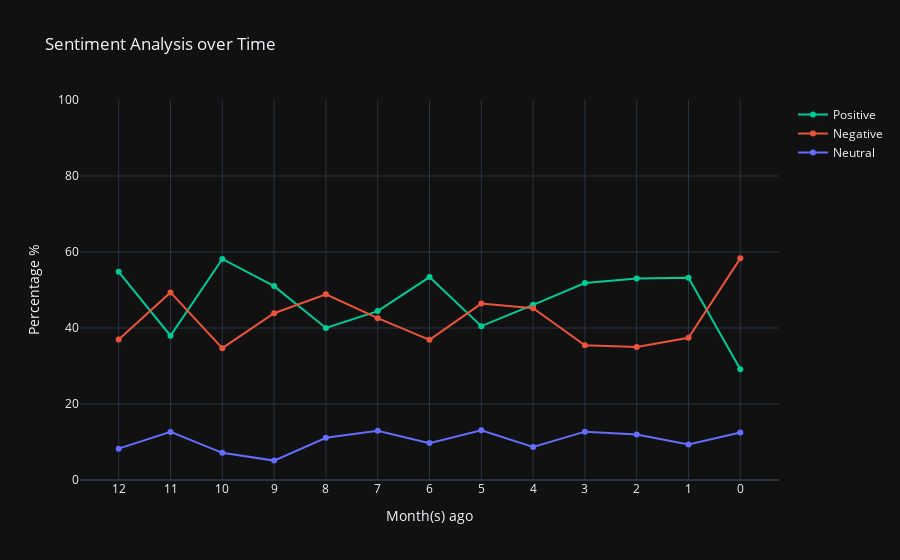

Source (notebook cell):
### Code cell
fig1 = go.Figure()

fig1.add_trace(go.Line(x=df_groupby_date_label.index,
                      y=df_groupby_date_label['POSITIVE']/df_groupby_date_label['TOTAL']*100,
                      line=dict(color='#00cc96'),
                      name='Positive',
                      text=['{:.2f}%'.format(v) for v in df_groupby_date_label['POSITIVE']/df_groupby_date_label['TOTAL']*100], hovertemplate='%{text}<extra></extra>'))

fig1.add_trace(go.Line(x=df_groupby_date_label.index,
                      y=df_groupby_date_label['NEGATIVE']/df_groupby_date_label['TOTAL']*100,
                      name='Negative',
                      line=dict(color='#eb533a'),
                      text=['{:.2f}%'.format(v) for v in df_groupby_date_label['NEGATIVE']/df_groupby_date_label['TOTAL']*100], hovertemplate='%{text}<extra></extra>'))

fig1.add_trace(go.Line(x=df_groupby_date_label.index,
                      y=df_groupby_date_label['NEUTRAL']/df_groupby_date_label['TOTAL']*100,
                      name='Neutral',
                      line=dict(color='#636efa'),
                      text=['{:.2f}%'.format(v) for v in df_groupby_date_label['NEUTRAL']/df_groupby_date_label['TOTAL']*100], hovertemplate='%{text}<extra></extra>'))

fig1.update_layout(title='Sentiment Analysis over Time', xaxis_title='Month(s) ago', yaxis_title='Percentage %', yaxis_range=[0,100])
fig1.show()

### Figure 1 — Plotly figure (JSON) as saved in the notebook; plotly's stock layout.template omitted (floating-point values rounded to 4 significant figures)
{"data": [{"hovertemplate": "%{text}<extra></extra>", "line": {"color": "#00cc96"}, "name": "Positive", "text": ["54.79%", "37.97%", "58.16%", "51.02%", "40.00%", "44.44%", "53.40%", "40.48%", "46.09%", "51.82%", "53.00%", "53.24%", "29.17%"], "x": ["12", "11", "10", "9", "8", "7", "6", "5", "4", "3", "2", "1", "0"], "y": [54.79, 37.97, 58.16, 51.02, 40.0, 44.44, 53.4, 40.48, 46.09, 51.82, 53.0, 53.24, 29.17], "type": "scatter"}, {"hovertemplate": "%{text}<extra></extra>", "line": {"color": "#eb533a"}, "name": "Negative", "text": ["36.97%", "49.37%", "34.69%", "43.88%", "48.89%", "42.59%", "36.89%", "46.43%", "45.22%", "35.45%", "35.00%", "37.41%", "58.33%"], "x": ["12", "11", "10", "9", "8", "7", "6", "5", "4", "3", "2", "1", "0"], "y": [36.97, 49.37, 34.69, 43.88, 48.89, 42.59, 36.89, 46.43, 45.22, 35.45, 35.0, 37.41, 58.33], "type": "scatter"}, {"hovertemplate": "%{text}<extra></extra>", "line": {"color": "#636efa"}, "name": "Neutral", "text": ["8.25%", "12.66%", "7.14%", "5.10%", "11.11%", "12.96%", "9.71%", "13.10%", "8.70%", "12.73%", "12.00%", "9.35%", "12.50%"], "x": ["12", "11", "10", "9", "8", "7", "6", "5", "4", "3", "2", "1", "0"], "y": [8.247, 12.66, 7.143, 5.102, 11.11, 12.96, 9.709, 13.1, 8.696, 12.73, 12.0, 9.353, 12.5], "type": "scatter"}], "layout": {"yaxis": {"title": {"text": "Percentage %"}, "range": [0, 100]}, "title": {"text": "Sentiment Analysis over Time"}, "xaxis": {"title": {"text": "Month(s) ago"}}}}
